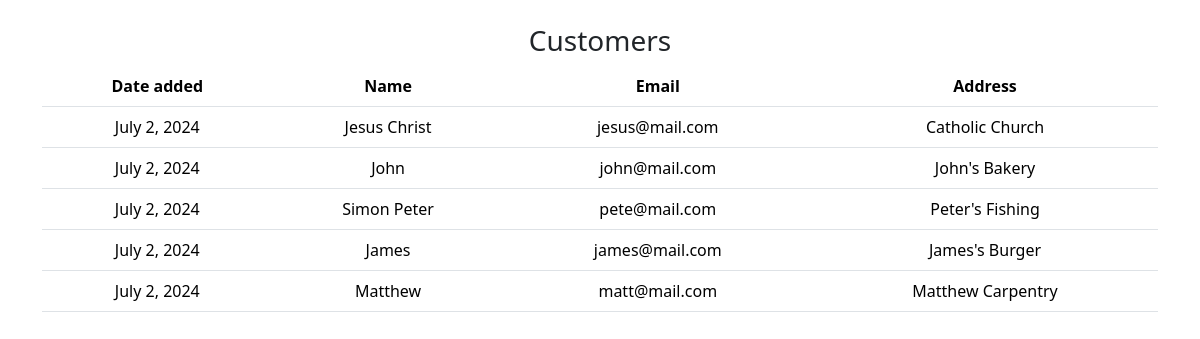
The page / on the database its author committed.
### customers/models.py (models this page shows, shortened)
class Customer(models.Model):
    created_at = models.DateField(auto_now_add=True)
    name = models.CharField(max_length=255)
    email = models.EmailField(max_length=255)

class Business(models.Model):
    created_at = models.DateField(auto_now_add=True)
    customer = models.ForeignKey(Customer, on_delete=models.CASCADE, related_name='biz')
    address = models.CharField(max_length=255)

### customers/views.py (the view)
# urls.py: path('', views.index, name='index')
def index(request):
    customers = Customer.objects.all()
    businesses = Business.objects.all()
    context = {
        'customers': customers,
        'businesses': businesses,
        }
    return render(request, 'customers/index.html', context)

### customers/templates/customers/index.html
{% extends 'customers/base.html' %}
{% block content %}
<div class="container text-center pt-4">
    <h3>Customers</h3>
    <table class="table">
        <thead>
          <tr>
            <th scope="col">Date added</th>
            <th scope="col">Name</th>
            <th scope="col">Email</th>
            <th scope="col">Address</th>
          </tr>
        </thead>
        <tbody>
            {% for c in customers %}
            <tr>
                <td>{{ c.created_at }}</td>
                <td>{{ c.name }}</td>
                <td>{{ c.email }}</td>
                {% for business in c.biz.all %}
                <td>{{ business.address }}</td>
                {% endfor %}
            </tr>
            {% endfor %}
        </tbody>
      </table>
</div>
{% endblock content %}

### customers/templates/customers/base.html (shortened to what this page needs)
<!doctype html>
<html lang="en">
  <head>
    <link href="https://cdn.jsdelivr.net/npm/bootstrap@5.3.3/dist/css/bootstrap.min.css" rel="stylesheet">
  </head>
  <body>
    {% block content %}
    {% endblock content %}
  </body>
</html>

### rows shown on the page
Customer: created_at "July 2, 2024", name "Jesus Christ", email "jesus@mail.com"
Business: address "Catholic Church"
Customer: created_at "July 2, 2024", name "John", email "john@mail.com"
Business: address "John's Bakery"
Customer: created_at "July 2, 2024", name "Simon Peter", email "pete@mail.com"
Business: address "Peter's Fishing"
Customer: created_at "July 2, 2024", name "James", email "james@mail.com"
Business: address "James's Burger"
Customer: created_at "July 2, 2024", name "Matthew", email "matt@mail.com"
Business: address "Matthew Carpentry"
